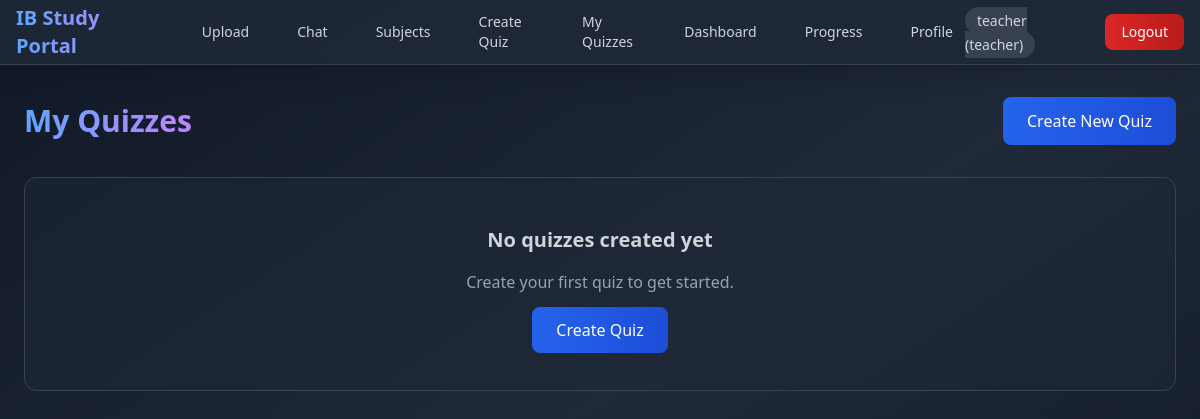
The page /my_quizzes (signed in) on the database as committed earlier.
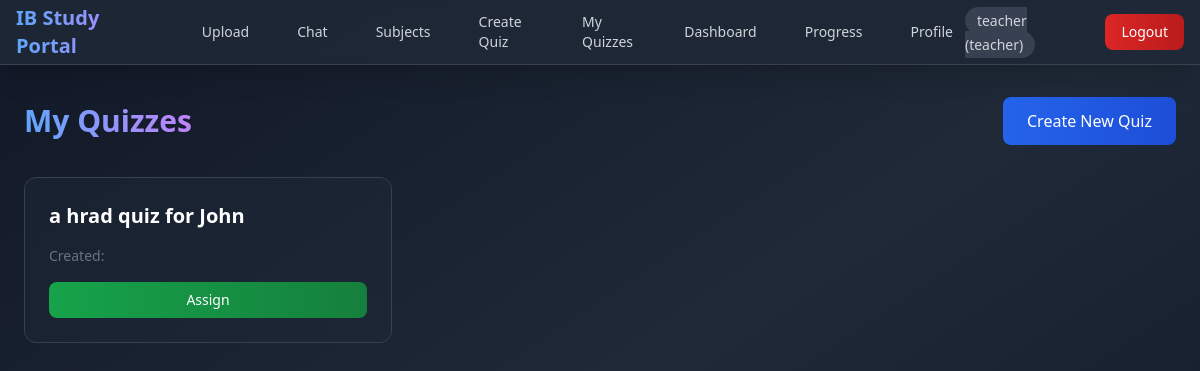
The same page on the database as committed later.
### tables this page shows
CREATE TABLE quizzes (id INTEGER PRIMARY KEY AUTOINCREMENT,title TEXT NOT NULL,subject_id INTEGER,teacher_id INTEGER,questions TEXT NOT NULL,created_at TIMESTAMP DEFAULT CURRENT_TIMESTAMP,FOREIGN KEY (subject_id) REFERENCES subjects (id),FOREIGN KEY (teacher_id) REFERENCES users (id));

### auth.py (the view)
	def wrapper(*args,**kwargs):
		if 'user_id' not in session:
			flash('Login required','error')
			return redirect(url_for('login'))
		user_role=session.get('role')
		if user_role not in ['admin','teacher']:
			flash('Only teachers and admin can access this','error')
			return redirect(url_for('login'))
		return f(*args,**kwargs)

### app.py (called while the page is built)
@app.route('/my_quizzes')
@teacher_required
def my_quizzes():
	quizzes=get_teacher_quizzes(session['user_id'])
	return render_template('my_quizzes.html',quizzes=quizzes)

### auth.py (called while the page is built)
def teacher_required(f):
	def wrapper(*args,**kwargs):
		if 'user_id' not in session:
			flash('Login required','error')
			return redirect(url_for('login'))
		user_role=session.get('role')
		if user_role not in ['admin','teacher']:
			flash('Only teachers and admin can access this','error')
			return redirect(url_for('login'))
		return f(*args,**kwargs)
	wrapper.__name__=f.__name__
	return wrapper

### db.py (called while the page is built)
def get_db_connection():return sqlite3.connect(DATABASE)

def get_teacher_quizzes(teacher_id):
	conn=get_db_connection()
	cursor=conn.cursor()
	cursor.execute('SELECT * FROM quizzes WHERE teacher_id = ? ORDER BY created_at DESC',(teacher_id,))
	quizzes=[{'id':row[0],'title':row[1],'subject_id':row[2],'teacher_id':row[3],'questions':json.loads(row[4]),'created_at':row[5]} for row in cursor.fetchall()]
	conn.close()
	return quizzes

### templates/my_quizzes.html (shortened to what this page needs)
{% extends "base.html" %}
{% block content %}
<div class="max-w-6xl mx-auto">
    <div class="flex justify-between items-center mb-8">
        <h1 class="text-3xl font-bold bg-gradient-to-r from-blue-400 to-purple-400 bg-clip-text text-transparent">My Quizzes</h1>
        <a href="{{ url_for('create_quiz_route') }}" class="bg-gradient-to-r from-blue-600 to-blue-700 hover:from-blue-700 hover:to-blue-800 text-white px-6 py-3 rounded-lg font-medium transition-all transform hover:scale-105">
            Create New Quiz
        </a>
    </div>
    {% if quizzes %}
        <div class="grid grid-cols-1 md:grid-cols-2 lg:grid-cols-3 gap-6">
            {% for quiz in quizzes %}
                <div class="bg-gray-800/50 backdrop-blur-sm rounded-xl p-6 border border-gray-700 hover:border-gray-600 transition-all">
                    <h3 class="text-xl font-semibold mb-2 text-white">{{ quiz.title }}</h3>
                    <p class="text-sm text-gray-500 mb-4">Created: {{ quiz.created_time }}</p>
                    <div class="flex space-x-2">
                        <a href="{{ url_for('assign_quiz', quiz_id=quiz.id) }}"
                           class="flex-1 bg-gradient-to-r from-green-600 to-green-700 hover:from-green-700 hover:to-green-800 text-white px-4 py-2 rounded-lg text-sm font-medium transition-all text-center">
                            Assign
                        </a>
                    </div>
                </div>
            {% endfor %}
        </div>
    {% else %}
        <div class="bg-gray-800/50 backdrop-blur-sm rounded-xl p-12 border border-gray-700 text-center">
            <h3 class="text-xl font-semibold mb-4 text-gray-300">No quizzes created yet</h3>
            <p class="text-gray-400 mb-6">Create your first quiz to get started.</p>
            <a href="{{ url_for('create_quiz_route') }}" class="bg-gradient-to-r from-blue-600 to-blue-700 hover:from-blue-700 hover:to-blue-800 text-white px-6 py-3 rounded-lg font-medium transition-all transform hover:scale-105">
                Create Quiz
            </a>
        </div>
    {% endif %}
</div>
{% endblock %}

Rows that differ between the two databases and show on the page:
added quizzes: title "a hrad quiz for John"
Other text that changed with them:
text no longer shown: "No quizzes created yet Create your first quiz to get started. Create Quiz"
